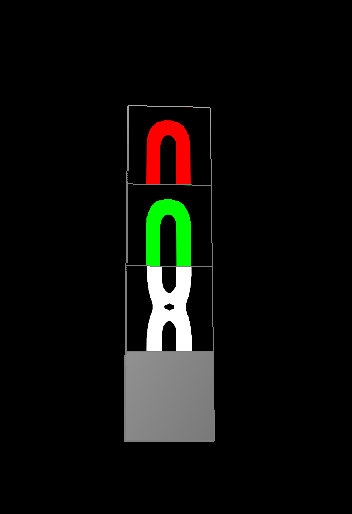
#> input picture data/Ex_input01_01.png, 352 x 514 px, found by its file name
$ python detector.py
#> lines starting #> are read from the running program, lines starting #| are printed output that depends on the picture; after the words box and inside, x2 and y2 are one past the last pixel; in counts of white or black regions, pixels touching at a corner belong together
import cv2
import numpy as np
import matplotlib.pyplot as plt

class EloMalucoDetector:
    def __init__(self):
        pass

    def detectar_bordas(self, imagem_caminho, ponto_destino, altura_desejada=800):
        # Carregar a imagem
#> called with imagem_caminho = 'data/Ex_input01_01.png', ponto_destino = (200, 250), altura_desejada = 800
        imagem = cv2.imread(imagem_caminho)
#> imagem is the input picture: shape (514, 352, 3); mean B, G, R 10.6, 13.4, 13.2

        # Calcular a largura proporcional
        largura_desejada = int(altura_desejada * imagem.shape[1] / imagem.shape[0])
#> largura_desejada = 547

        # Tamanho final ajustado
        tamanho_final = (largura_desejada, altura_desejada)
#> tamanho_final = (547, 800)

        # Converter para escala de cinza
        imagem_cinza = cv2.cvtColor(imagem, cv2.COLOR_BGR2GRAY)

        # Suavizar para reduzir ruídos
        imagem_suavizada = cv2.GaussianBlur(imagem_cinza, (5, 5), 0)

        # Detectar bordas usando o detector de Canny
        bordas = cv2.Canny(imagem_suavizada, 50, 150)
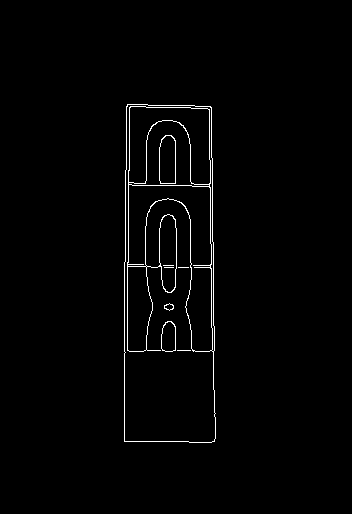
#> bordas: shape (514, 352); 1.5% white in thin lines or dots, all inside (x1, y1, x2, y2) = (124, 104, 216, 443)

        # Detectar contornos (para localizar o Elo)
        contornos, _ = cv2.findContours(bordas, cv2.RETR_EXTERNAL, cv2.CHAIN_APPROX_SIMPLE)
#> contornos = 1 contour; box (x1, y1, x2, y2) and area: (124, 104, 216, 443) 29618

        if not contornos:
            print("Nenhum contorno encontrado!")
            return bordas

        # Encontrar o maior contorno (assumindo que é o Elo)
        maior_contorno = max(contornos, key=cv2.contourArea)
#> maior_contorno = contour of 39 points, box (x1, y1, x2, y2) (124, 104, 216, 443), area 29618

        # Encontrar o retângulo delimitador do Elo
        x, y, w, h = cv2.boundingRect(maior_contorno)
#> x = 124; y = 104; w = 92; h = 339

        # Calcular o centro do Elo na imagem
        centro_elo = (x + w // 2, y + h // 2)
#> centro_elo = (170, 273)

        # Calcular o deslocamento necessário para centralizar o Elo no ponto destino
        deslocamento_x = ponto_destino[0] - centro_elo[0]
#> deslocamento_x = 30
        deslocamento_y = ponto_destino[1] - centro_elo[1]
#> deslocamento_y = -23

        # Criar a matriz de transformação para translação
        matriz_translacao = np.float32([[1, 0, deslocamento_x], [0, 1, deslocamento_y]])
#> matriz_translacao = [[1, 0, 30], [0, 1, -23]]

        # Aplicar a translação nas bordas detectadas
        bordas_transladadas = cv2.warpAffine(bordas, matriz_translacao, (imagem.shape[1], imagem.shape[0]))
#> bordas_transladadas: shape (514, 352); 1.5% white in thin lines or dots, all inside (x1, y1, x2, y2) = (154, 81, 246, 420)

        # Cortar a imagem com base no retângulo delimitador
        imagem_cortada = imagem[y:y+h, x:x+w]

        # Redimensionar a imagem cortada para o tamanho final desejado
        imagem_redimensionada = cv2.resize(imagem_cortada, tamanho_final)

        # Redimensionar as bordas transladadas para o mesmo tamanho
        bordas_redimensionadas = cv2.resize(bordas_transladadas, tamanho_final)

        # Exibir as imagens na ordem solicitada
        plt.figure(figsize=(12, 6))
        plt.subplot(1, 3, 1)
        plt.title("Bordas Detectadas")
        plt.imshow(bordas, cmap="gray")
        plt.axis("off")

        plt.subplot(1, 3, 2)
        plt.title("Bordas Transladadas")
        plt.imshow(bordas_redimensionadas, cmap="gray")
        plt.axis("off")

        plt.subplot(1, 3, 3)
        plt.title("Imagem Cortada e Redimensionada")
        plt.imshow(cv2.cvtColor(imagem_redimensionada, cv2.COLOR_BGR2RGB))
        plt.axis("off")

        plt.show()

        return bordas_redimensionadas

# Teste com uma imagem e um ponto destino fixo
detector = EloMalucoDetector()

# Ponto fixo para centralizar o Elo (exemplo: o centro da imagem)
ponto_destino = (200, 250)

detector.detectar_bordas('data/Ex_input01_01.png', ponto_destino)
detector.detectar_bordas('data/Ex_input01_02.png', ponto_destino)
#> call 2 of detectar_bordas, with imagem_caminho = 'data/Ex_input01_02.png', ponto_destino = (200, 250), altura_desejada = 800
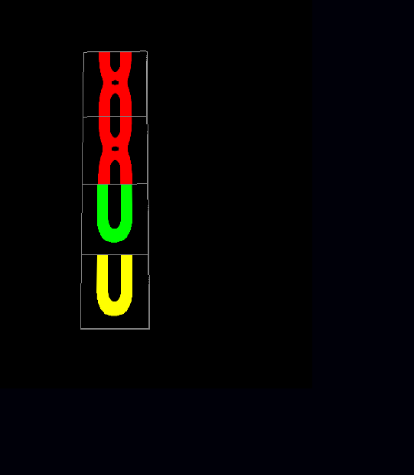
#> input picture data/Ex_input01_02.png, 414 x 475 px, found by its file name
#> in detectar_bordas, imagem is the input picture: shape (475, 414, 3); mean B, G, R 4.1, 4.2, 6.6
#> in detectar_bordas (call 2), `bordas = cv2.Canny(imagem_suavizada, 50, 150)`: bordas: shape (475, 414); 1.3% white in thin lines or dots, all inside (x1, y1, x2, y2) = (79, 49, 151, 331)
#> in detectar_bordas (call 2), `contornos, _ = cv2.findContours(bordas, cv2.RETR_EXTERNAL, cv2.CHAIN_A..`: contornos = 1 contour; box (x1, y1, x2, y2) and area: (79, 49, 151, 331) 19163
#> in detectar_bordas (call 2), `maior_contorno = max(contornos, key=cv2.contourArea)`: maior_contorno = contour of 32 points, box (x1, y1, x2, y2) (79, 49, 151, 331), area 19163
#> in detectar_bordas (call 2), `x, y, w, h = cv2.boundingRect(maior_contorno)`: x = 79; y = 49; w = 72; h = 282
#> in detectar_bordas (call 2), `centro_elo = (x + w // 2, y + h // 2)`: centro_elo = (115, 190)
#> in detectar_bordas (call 2), `deslocamento_x = ponto_destino[0] - centro_elo[0]`: deslocamento_x = 85
#> in detectar_bordas (call 2), `deslocamento_y = ponto_destino[1] - centro_elo[1]`: deslocamento_y = 60
#> in detectar_bordas (call 2), `matriz_translacao = np.float32([[1, 0, deslocamento_x], [0, 1, desloca..`: matriz_translacao = [[1, 0, 85], [0, 1, 60]]
#> in detectar_bordas (call 2), `bordas_transladadas = cv2.warpAffine(bordas, matriz_translacao, (image..`: bordas_transladadas: shape (475, 414); 1.3% white in thin lines or dots, all inside (x1, y1, x2, y2) = (164, 109, 236, 391)
detector.detectar_bordas('data/Ex_input01_03.png', ponto_destino)
#> call 3 of detectar_bordas, with imagem_caminho = 'data/Ex_input01_03.png', ponto_destino = (200, 250), altura_desejada = 800
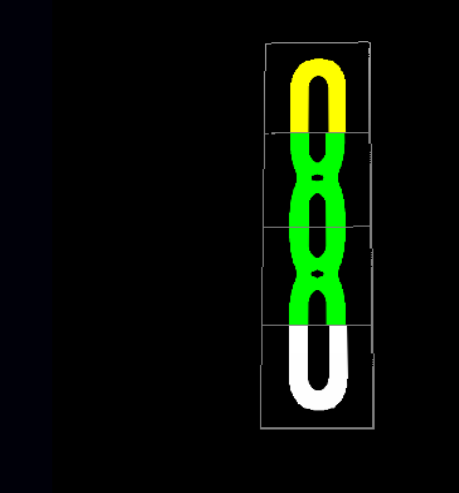
#> input picture data/Ex_input01_03.png, 459 x 493 px, found by its file name
#> in detectar_bordas, imagem is the input picture: shape (493, 459, 3); mean B, G, R 6, 16.7, 8
#> in detectar_bordas (call 3), `bordas = cv2.Canny(imagem_suavizada, 50, 150)`: bordas: shape (493, 459); 1.7% white in thin lines or dots, all inside (x1, y1, x2, y2) = (259, 40, 376, 430)
#> in detectar_bordas (call 3), `contornos, _ = cv2.findContours(bordas, cv2.RETR_EXTERNAL, cv2.CHAIN_A..`: contornos = 1 contour; box (x1, y1, x2, y2) and area: (259, 40, 376, 430) 43183
#> in detectar_bordas (call 3), `maior_contorno = max(contornos, key=cv2.contourArea)`: maior_contorno = contour of 39 points, box (x1, y1, x2, y2) (259, 40, 376, 430), area 43183
#> in detectar_bordas (call 3), `x, y, w, h = cv2.boundingRect(maior_contorno)`: x = 259; y = 40; w = 117; h = 390
#> in detectar_bordas (call 3), `centro_elo = (x + w // 2, y + h // 2)`: centro_elo = (317, 235)
#> in detectar_bordas (call 3), `deslocamento_x = ponto_destino[0] - centro_elo[0]`: deslocamento_x = -117
#> in detectar_bordas (call 3), `deslocamento_y = ponto_destino[1] - centro_elo[1]`: deslocamento_y = 15
#> in detectar_bordas (call 3), `matriz_translacao = np.float32([[1, 0, deslocamento_x], [0, 1, desloca..`: matriz_translacao = [[1, 0, -117], [0, 1, 15]]
#> in detectar_bordas (call 3), `bordas_transladadas = cv2.warpAffine(bordas, matriz_translacao, (image..`: bordas_transladadas: shape (493, 459); 1.7% white in thin lines or dots, all inside (x1, y1, x2, y2) = (142, 55, 259, 445)
detector.detectar_bordas('data/Ex_input01_04.png', ponto_destino)
#> call 4 of detectar_bordas, with imagem_caminho = 'data/Ex_input01_04.png', ponto_destino = (200, 250), altura_desejada = 800
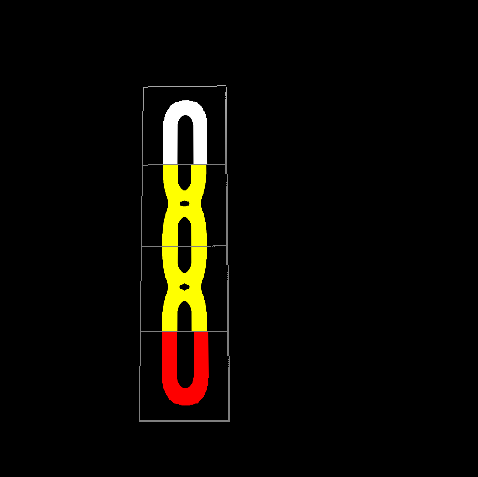
#> input picture data/Ex_input01_04.png, 478 x 477 px, found by its file name
#> in detectar_bordas, imagem is the input picture: shape (477, 478, 3); mean B, G, R 2.9, 8.9, 11.4
#> in detectar_bordas (call 4), `bordas = cv2.Canny(imagem_suavizada, 50, 150)`:
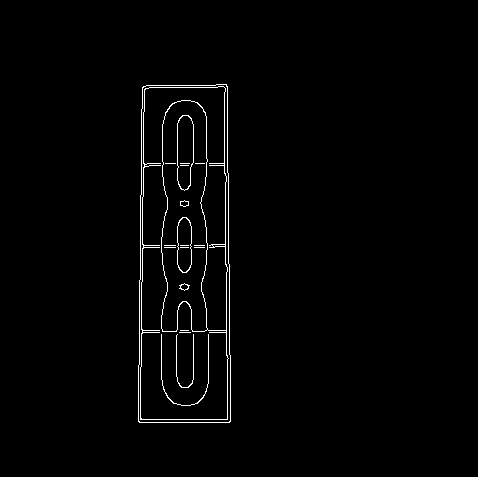
#> bordas: shape (477, 478); 1.4% white in thin lines or dots, all inside (x1, y1, x2, y2) = (138, 84, 231, 423)
#> in detectar_bordas (call 4), `contornos, _ = cv2.findContours(bordas, cv2.RETR_EXTERNAL, cv2.CHAIN_A..`: contornos = 1 contour; box (x1, y1, x2, y2) and area: (138, 84, 231, 423) 29866
#> in detectar_bordas (call 4), `maior_contorno = max(contornos, key=cv2.contourArea)`: maior_contorno = contour of 27 points, box (x1, y1, x2, y2) (138, 84, 231, 423), area 29866
#> in detectar_bordas (call 4), `x, y, w, h = cv2.boundingRect(maior_contorno)`: x = 138; y = 84; w = 93; h = 339
#> in detectar_bordas (call 4), `centro_elo = (x + w // 2, y + h // 2)`: centro_elo = (184, 253)
#> in detectar_bordas (call 4), `deslocamento_x = ponto_destino[0] - centro_elo[0]`: deslocamento_x = 16
#> in detectar_bordas (call 4), `deslocamento_y = ponto_destino[1] - centro_elo[1]`: deslocamento_y = -3
#> in detectar_bordas (call 4), `matriz_translacao = np.float32([[1, 0, deslocamento_x], [0, 1, desloca..`: matriz_translacao = [[1, 0, 16], [0, 1, -3]]
#> in detectar_bordas (call 4), `bordas_transladadas = cv2.warpAffine(bordas, matriz_translacao, (image..`: bordas_transladadas: shape (477, 478); 1.4% white in thin lines or dots, all inside (x1, y1, x2, y2) = (154, 81, 247, 420)
#> in detectar_bordas (call 4), `imagem_cortada = imagem[y:y+h, x:x+w]`:
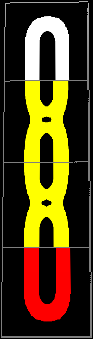
#> imagem_cortada: shape (339, 93, 3); mean B, G, R 21.3, 64.4, 82.7
#> in detectar_bordas (call 4), `plt.show()`:
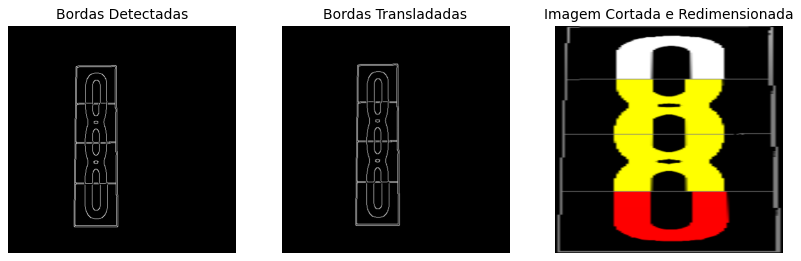
#> figure drawn by matplotlib, 3 panels
